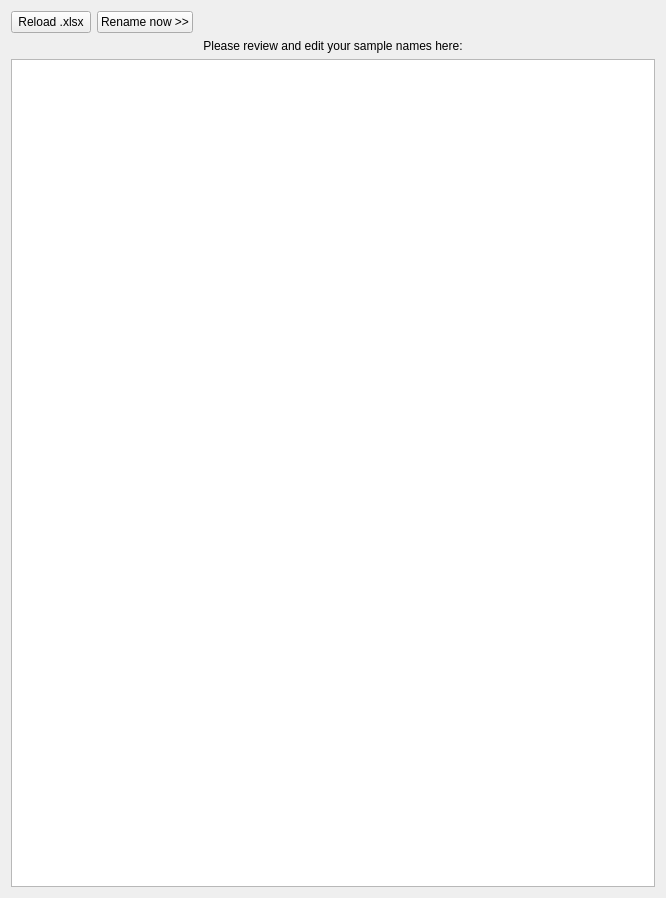
<?xml version="1.0" encoding="UTF-8"?>
<ui version="4.0">
 <class>Form</class>
 <widget class="QWidget" name="Form">
  <property name="geometry">
   <rect>
    <x>0</x>
    <y>0</y>
    <width>666</width>
    <height>898</height>
   </rect>
  </property>
  <property name="windowTitle">
   <string>Renaming preview (Simple mapping)</string>
  </property>
  <layout class="QGridLayout" name="gridLayout">
   <item row="1" column="0">
    <widget class="QLabel" name="label">
     <property name="text">
      <string>Please review and edit your sample names here:</string>
     </property>
     <property name="alignment">
      <set>Qt::AlignCenter</set>
     </property>
    </widget>
   </item>
   <item row="0" column="0">
    <layout class="QHBoxLayout" name="horizontalLayout">
     <item>
      <widget class="QPushButton" name="reloadPB">
       <property name="text">
        <string>Reload .xlsx</string>
       </property>
      </widget>
     </item>
     <item>
      <widget class="QPushButton" name="renamePB">
       <property name="text">
        <string>Rename now &gt;&gt;</string>
       </property>
      </widget>
     </item>
     <item>
      <spacer name="horizontalSpacer">
       <property name="orientation">
        <enum>Qt::Horizontal</enum>
       </property>
       <property name="sizeHint" stdset="0">
        <size>
         <width>40</width>
         <height>20</height>
        </size>
       </property>
      </spacer>
     </item>
    </layout>
   </item>
   <item row="2" column="0">
    <widget class="QTableView" name="tableView1">
     <property name="font">
      <font>
       <pointsize>8</pointsize>
      </font>
     </property>
     <property name="styleSheet">
      <string notr="true">QHeaderView::section { background-color:lightGray }</string>
     </property>
     <property name="wordWrap">
      <bool>true</bool>
     </property>
     <attribute name="horizontalHeaderDefaultSectionSize">
      <number>170</number>
     </attribute>
    </widget>
   </item>
  </layout>
 </widget>
 <resources/>
 <connections/>
</ui>
